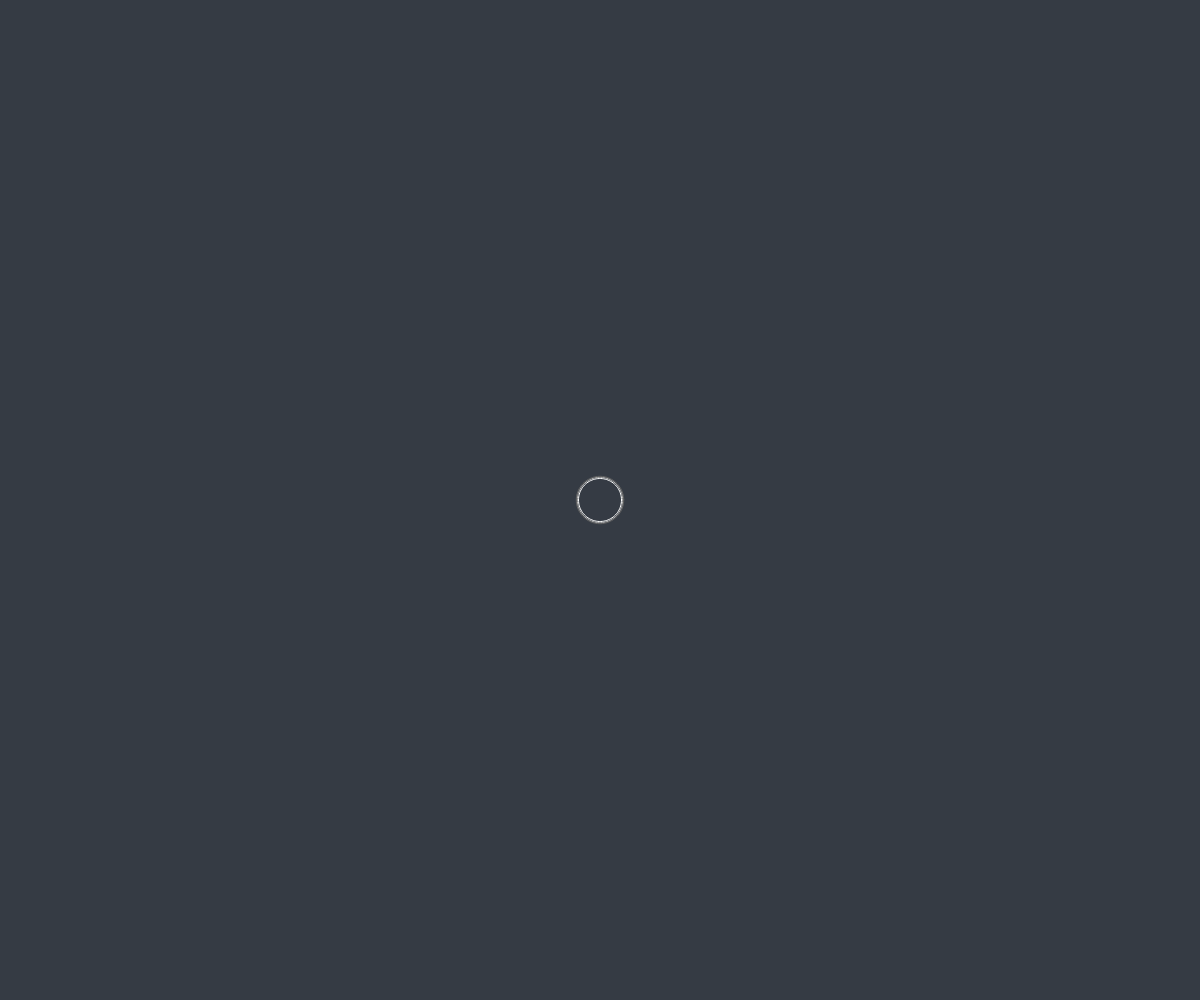
Frame 1 (no input)
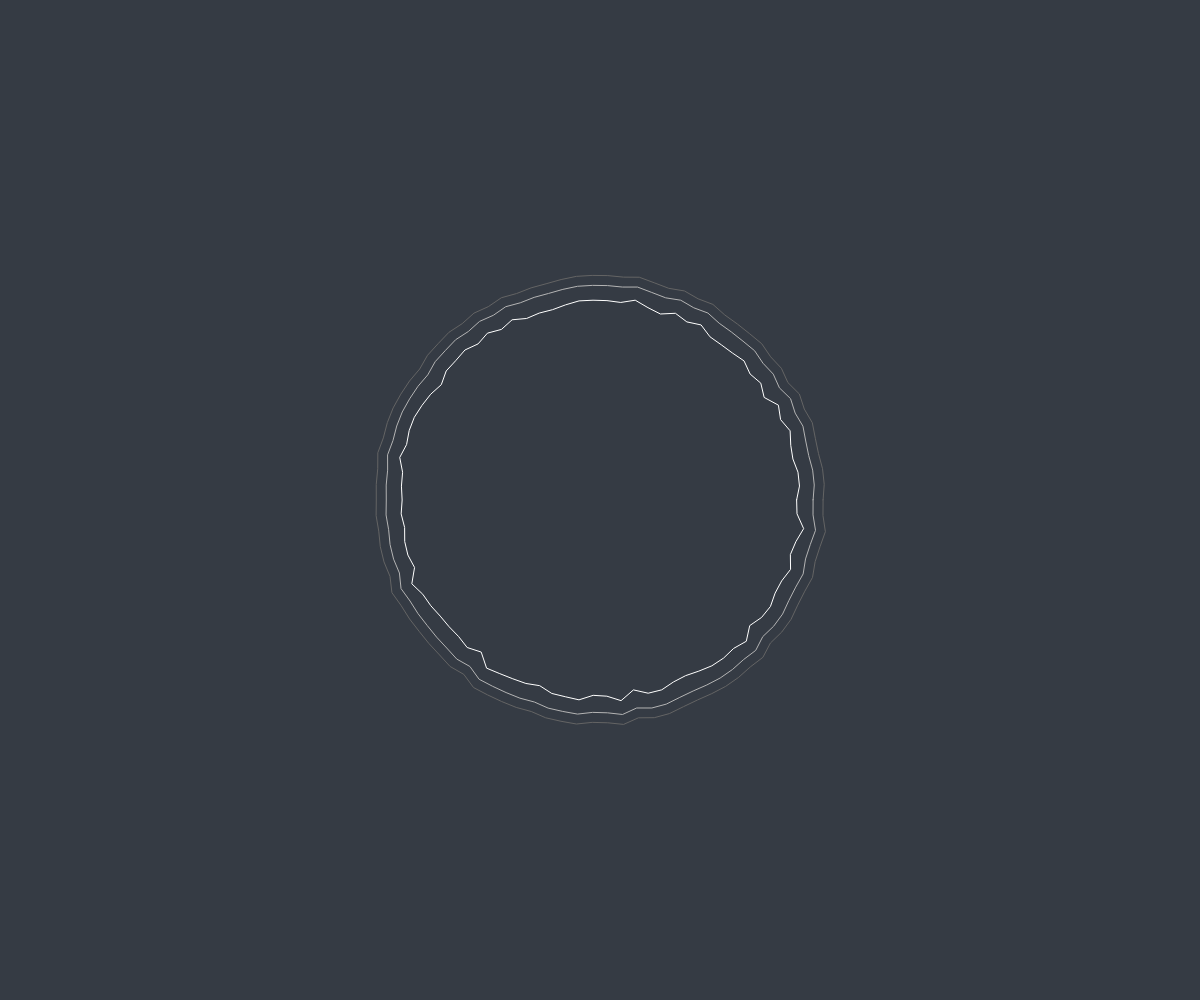
Frame 60 (no input)
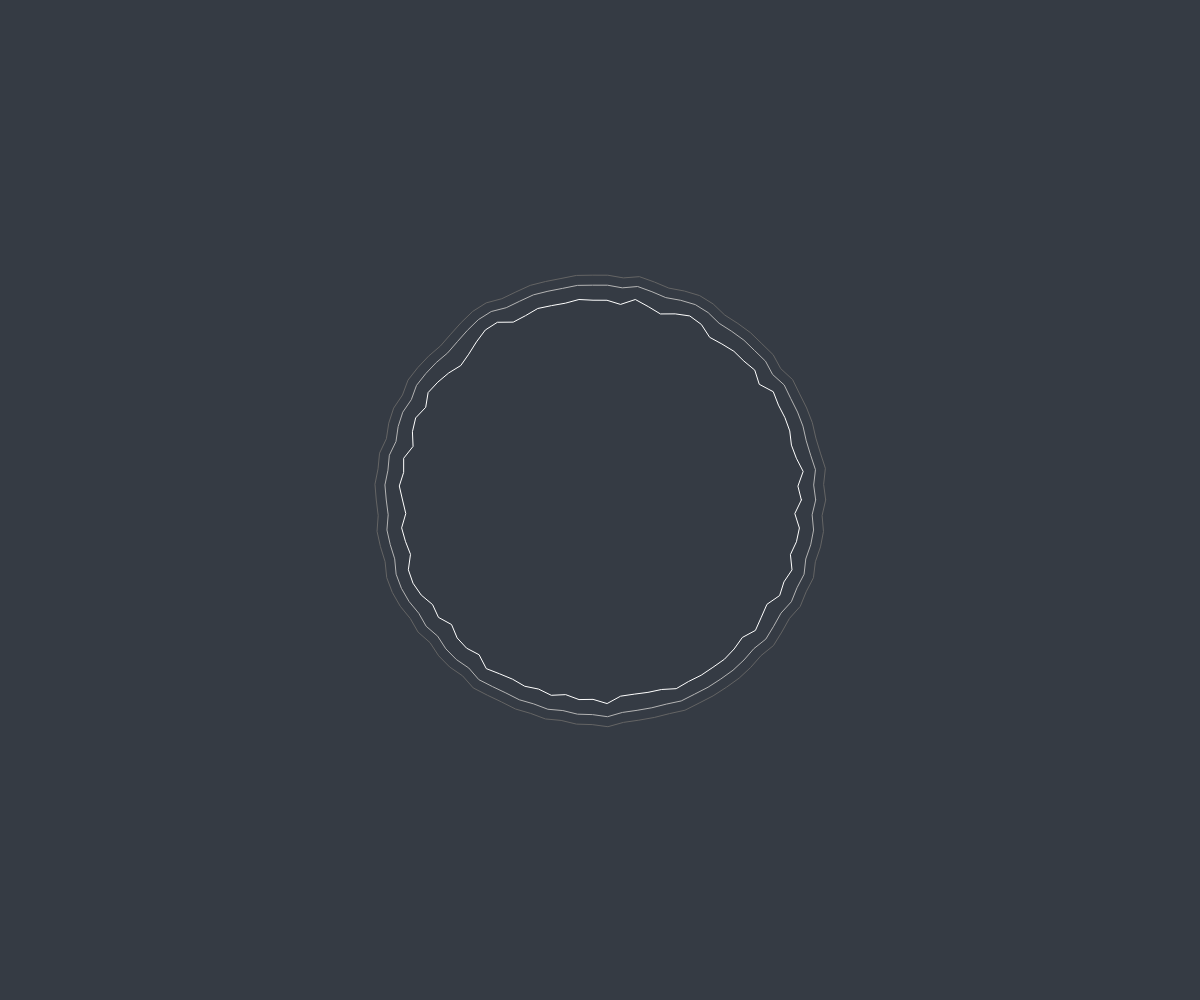
Frame 120 (the mouse pressed at the canvas centre since frame 60)

The p5.js sketch that drew these frames (run headless with seeded random() and noise() and a simulated clock; from frame 60 on, the mouse is pressed at the canvas centre):

// p5.js sketch
// ── sketch.js
let currentPos = [[], [], []];
let targetPos = [];
//let centreOfScreen = {x, y};

function setup() {
  frameRate(60);
  createCanvas(windowWidth, windowHeight);
  angleMode(DEGREES);
  // Creates the random
  for (let i = 0; i < 360; i++) {
    currentPos[0].push(1);
    currentPos[1].push(1);
    currentPos[2].push(1);
  }
}

function windowResized() {
  resizeCanvas(windowWidth, windowHeight);
}

function draw() {
  background(53, 59, 68);
  translate(width / 2, height / 2);
  noFill();
  stroke(255);
  setTargetPos(5);
  drawCircle(0.1, 4, 200, 206, 0);
  stroke(180);
  drawCircle(0.1, 4, 215, 218, 1);
  stroke(100);
  drawCircle(0.1, 4, 225, 228, 2);
}
function setTargetPos(frameNumber) {
  if (frameCount === 1) {
    for (let i = 0; i < 360; i++) {
      let t = 1;
      targetPos.push(t);
    }
  }
  if (frameCount % frameNumber === 0) {
    for (let i = 0; i < 360; i++) {
      let t = randomGaussian();
      targetPos[i] = t;
    }
  }
}

function drawCircle(animSpeed, vertexIterator, minVal, maxVal, ringNum) {
  beginShape();
  for (let a = 0; a < 360; a += vertexIterator) {
    let r = lerp(
      currentPos[ringNum][a],
      map(targetPos[a], 0, 1, minVal, maxVal),
      animSpeed
    );
    currentPos[ringNum][a] = r;
    let x = r * cos(a);
    let y = r * sin(a);
    vertex(x, y);
  }
  endShape(CLOSE);
}
